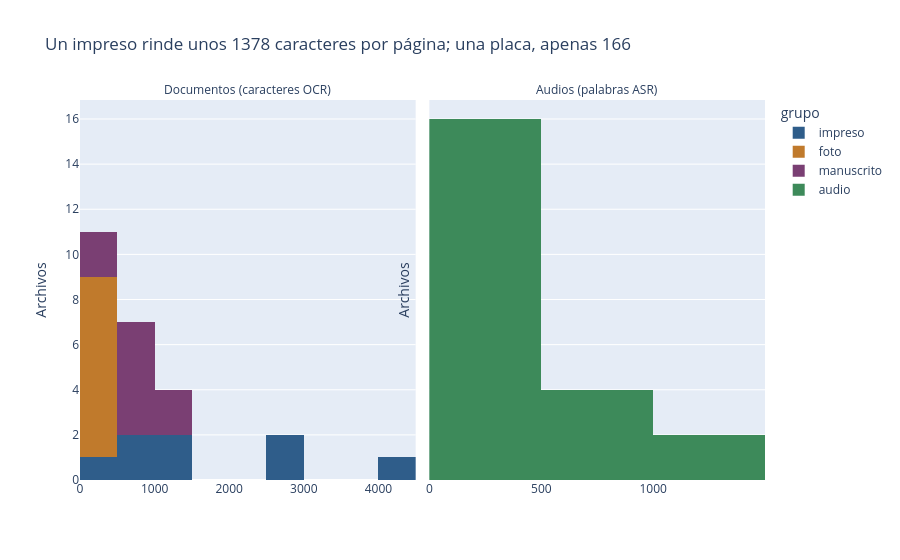

Notebook code cell kept with this figure:
### Code cell
largo = pd.concat([
    pd.DataFrame({"modalidad": "Documentos (caracteres OCR)", "longitud": docs.caracteres, "grupo": docs.tipo}),
    pd.DataFrame({"modalidad": "Audios (palabras ASR)", "longitud": audios.texto_asr.str.replace(r"\[HABLANTE_\d+\]", "", regex=True).str.split().str.len(), "grupo": "audio"}),
])
med = docs.groupby("tipo").caracteres.median()
TITULO_3 = (f"Un impreso rinde unos {med['impreso']:.0f} caracteres por página; una placa, apenas "
            f"{med['foto']:.0f}")
fig = px.histogram(largo, x="longitud", color="grupo", facet_col="modalidad", nbins=15,
                   color_discrete_map=COLORES | {"audio": "#3d8a5a"}, title=TITULO_3)
fig.update_xaxes(matches=None, title="")
fig.update_yaxes(title="Archivos")
fig.for_each_annotation(lambda a: a.update(text=a.text.split("=")[-1]))
guardar(fig, "longitud_textos")

### Figure 1 — Plotly figure (JSON) as saved in the notebook; plotly's stock layout.template omitted (floating-point values rounded to 4 significant figures)
{"data": [{"bingroup": "x", "hovertemplate": "grupo=impreso<br>modalidad=Documentos (caracteres OCR)<br>longitud=%{x}<br>count=%{y}<extra></extra>", "legendgroup": "impreso", "marker": {"color": "#2f5d8a", "pattern": {"shape": ""}}, "name": "impreso", "nbinsx": 15, "orientation": "v", "showlegend": true, "type": "histogram", "x": [919, 497, 708, 1314, 2522, 2632, 4177, 1443], "xaxis": "x", "yaxis": "y"}, {"bingroup": "x", "hovertemplate": "grupo=foto<br>modalidad=Documentos (caracteres OCR)<br>longitud=%{x}<br>count=%{y}<extra></extra>", "legendgroup": "foto", "marker": {"color": "#c07a2c", "pattern": {"shape": ""}}, "name": "foto", "nbinsx": 15, "orientation": "v", "showlegend": true, "type": "histogram", "x": [201, 166, 221, 165, 236, 35, 56, 51], "xaxis": "x", "yaxis": "y"}, {"bingroup": "x", "hovertemplate": "grupo=manuscrito<br>modalidad=Documentos (caracteres OCR)<br>longitud=%{x}<br>count=%{y}<extra></extra>", "legendgroup": "manuscrito", "marker": {"color": "#7a3f73", "pattern": {"shape": ""}}, "name": "manuscrito", "nbinsx": 15, "orientation": "v", "showlegend": true, "type": "histogram", "x": [758, 1437, 1054, 749, 735, 45, 785, 220, 688], "xaxis": "x", "yaxis": "y"}, {"bingroup": "x", "hovertemplate": "grupo=audio<br>modalidad=Audios (palabras ASR)<br>longitud=%{x}<br>count=%{y}<extra></extra>", "legendgroup": "audio", "marker": {"color": "#3d8a5a", "pattern": {"shape": ""}}, "name": "audio", "nbinsx": 15, "orientation": "v", "showlegend": true, "type": "histogram", "x": [257, 353, 642, 1001, 1264, 489, 174, 184, 323, 111, 203, 74, 231, 201, 128, 190, 125, 195, 691, 538, 510, 325], "xaxis": "x2", "yaxis": "y2"}], "layout": {"annotations": [{"font": {}, "showarrow": false, "text": "Documentos (caracteres OCR)", "x": 0.245, "xanchor": "center", "xref": "paper", "y": 1.0, "yanchor": "bottom", "yref": "paper"}, {"font": {}, "showarrow": false, "text": "Audios (palabras ASR)", "x": 0.755, "xanchor": "center", "xref": "paper", "y": 1.0, "yanchor": "bottom", "yref": "paper"}], "barmode": "relative", "legend": {"title": {"text": "grupo"}, "tracegroupgap": 0}, "title": {"text": "Un impreso rinde unos 1378 caracteres por página; una placa, apenas 166"}, "xaxis": {"anchor": "y", "domain": [0.0, 0.49], "title": {"text": ""}}, "xaxis2": {"anchor": "y2", "domain": [0.51, 1.0], "title": {"text": ""}}, "yaxis": {"anchor": "x", "domain": [0.0, 1.0], "title": {"text": "Archivos"}}, "yaxis2": {"anchor": "x2", "domain": [0.0, 1.0], "matches": "y", "showticklabels": false, "title": {"text": "Archivos"}}}}
